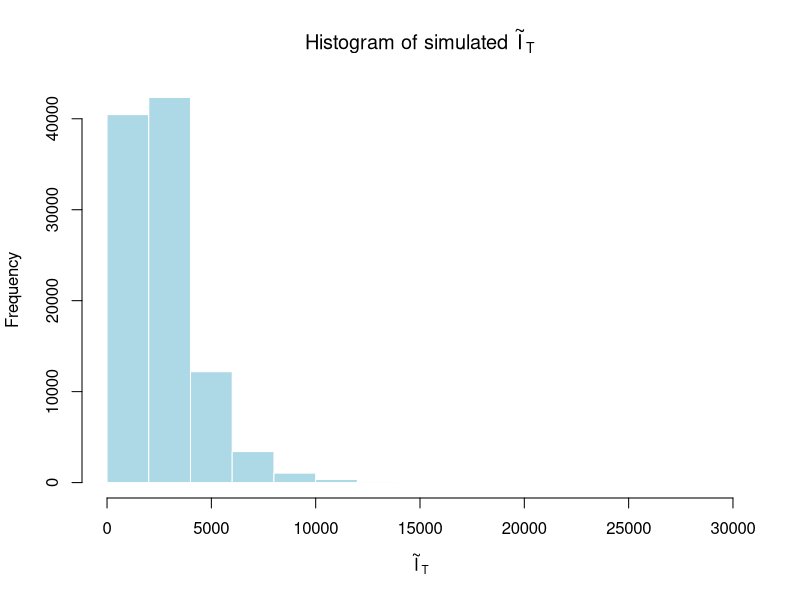
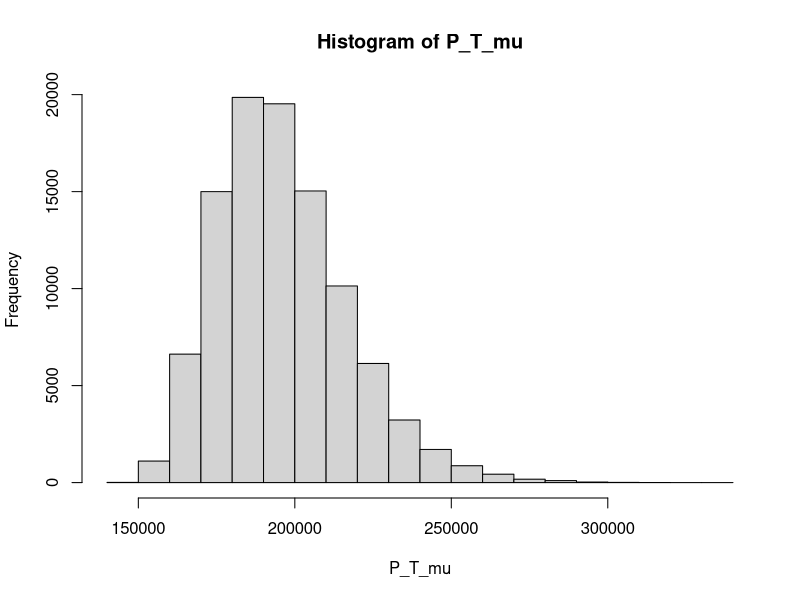
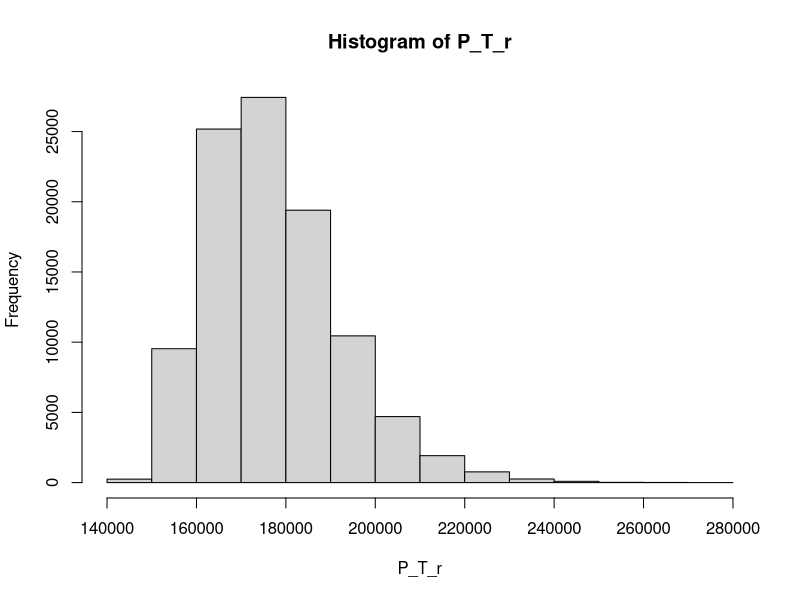

These charts were generated, in order, by the following R code:
pi_0     <- 100000
I_0      <- 1000
mu      <- 0.05
sigma   <- 0.13
r       <- 0.01
g       <- 0.02
alpha   <- 0.30
T       <- 20
dt      <- 1
steps   <- 20
N_paths <- 100000
  
R_p_t <- function(I_t, I_t_minus_1, g, alpha) {
  pmax(g, alpha * ((I_t - I_t_minus_1) / I_t_minus_1))
}

P_t <- function(I_path, pi0, g, alpha) {
  R_p <- R_p_t(
    I_t         = I_path[-1],
    I_t_minus_1 = I_path[-length(I_path)],
    g           = g,
    alpha       = alpha
  )
  
  pi0 * prod(1 + R_p)
}

# a) simulation of I_T
set.seed(13)
I_mat_mu <- matrix(NA, nrow = N_paths, ncol = steps + 1)
I_mat_mu[, 1] <- I_0

for (t in 1:steps) {
  Z_t <- rnorm(N_paths)
  W_t <- sqrt(dt) * Z_t
  I_mat_mu[, t + 1] <- I_mat_mu[, t] * exp((mu - 0.5 * sigma^2) * dt +
                                             sigma * W_t)
}

I_T_mu <- I_mat_mu[, steps + 1]

hist(I_T_mu,
     main = expression(paste("Histogram of simulated ", tilde(I)[T])),
     xlab = expression(tilde(I)[T]),
     col = "lightblue",
     border = "white")
# ---
# b)
set.seed(13)
I_mat_mu <- matrix(NA, nrow = N_paths, ncol = steps + 1)
I_mat_mu[, 1] <- I_0

for (t in 1:steps) {
  Z_t <- rnorm(N_paths)
  W_t <- sqrt(dt) * Z_t
  I_mat_mu[, t + 1] <- I_mat_mu[, t] * exp((mu - 0.5 * sigma^2) * dt +
                                     sigma * W_t)
}

P_T_mu <- apply(I_mat_mu, 1, P_t, pi0 = pi_0, g = g, alpha = alpha)
hist(P_T_mu)
# ---
# c) 
set.seed(13)
I_mat_r <- matrix(NA, nrow = N_paths, ncol = steps + 1)
I_mat_r[, 1] <- I_0

for (t in 1:steps) {
  Z_t <- rnorm(N_paths)
  W_t <- sqrt(dt) * Z_t
  I_mat_r[, t + 1] <- I_mat_r[, t] * exp((r - 0.5 * sigma^2) * dt +
                                       sigma * W_t)
}

P_T_r <- apply(I_mat_r, 1, P_t, pi0 = pi_0, g = g, alpha = alpha)
hist(P_T_r)
expected_payoff <- mean(P_T_r)        # expected payoff at maturity under Q
V0 <- exp(-r * T) * expected_payoff   # product price at time 0

# economic explanation: 
# The product price differs from the initial investment because the contract
# promises a payoff stream that is richer than risk-free compounding:
# it guarantees 2% annually while pricing discounts at only 1%, and it
# additionally offers upside participation in the index. Therefore, its
# discounted expected payoff exceeds the initial investment.
